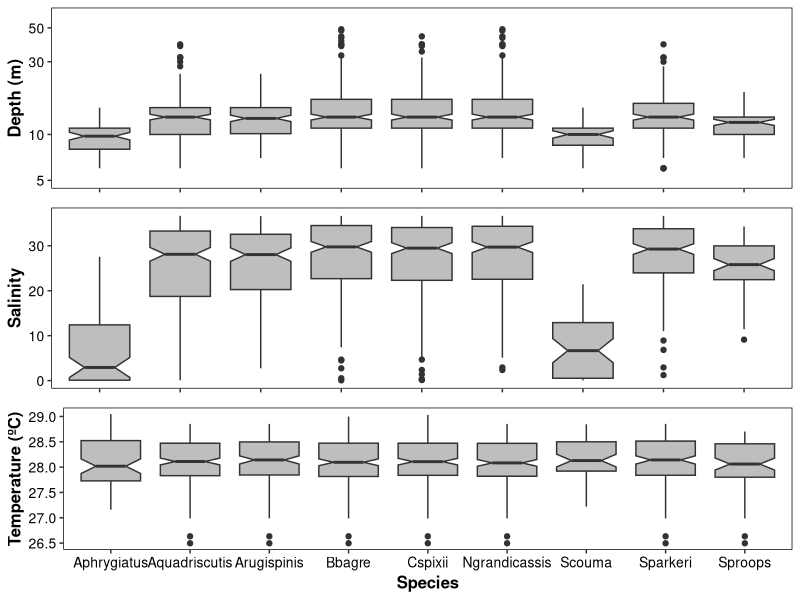

Recreate this plot in R. (Note: this script raises an error after producing the figure.)
# Loading packages #
library(ggplot2)
library(gridExtra)
library(reshape)
library(vegan)

# Importing the dataset #
trawlings<-read.table("data/trawling data.txt",header=T)

# Renaming species for further plotting #
levels(trawlings$species)[1]<-"Aph"
levels(trawlings$species)[2]<-"Aqu"
levels(trawlings$species)[3]<-"Aru"
levels(trawlings$species)[4]<-"Bba"
levels(trawlings$species)[5]<-"Car"
levels(trawlings$species)[6]<-"Ngr"
levels(trawlings$species)[7]<-"Sco"
levels(trawlings$species)[8]<-"Spa"
levels(trawlings$species)[9]<-"Spr"

# Average differences in sites that each species occurred #
anova(lm(log(trawlings$prof)~trawlings$species)) # significant p-value
anova(lm(log(trawlings$sal)~trawlings$species)) # significant p-value
anova(lm(log(trawlings$temp)~trawlings$species)) # non-significant p-value

# Plotting Figure 3 #
Depth<-ggplot()+
  geom_boxplot(aes(x=trawlings$species,y=trawlings$prof),
               notch=TRUE,fill="grey")+
  xlab("Species")+
  ylab("Depth (m)")+
  scale_y_log10(limits = c(5,60))+
  theme(panel.background = element_rect(fill = "white", colour = "black", size = 0.5), # opcoes graficas
        panel.grid.major = element_line(colour = NA),
        panel.grid.minor = element_line(colour = NA),
        axis.text = element_text(colour = "black", size = 10),
        axis.text.x = element_blank(),
        axis.title.x=element_blank(),
        axis.title = element_text(colour = "black", size = 12, face = "bold"),
        legend.title = element_blank(),
        legend.background = element_rect(fill = "white"),
        legend.text = element_text(face = "bold", colour = "black", size = 16))

Salinity<-ggplot()+
  geom_boxplot(aes(x=trawlings$species,y=trawlings$sal),
               notch=TRUE,fill="grey")+
  ylab("Salinity")+
  theme(panel.background = element_rect(fill = "white", colour = "black", size = 0.5), # opcoes graficas
        panel.grid.major = element_line(colour = NA),
        panel.grid.minor = element_line(colour = NA),
        axis.text = element_text(colour = "black", size = 10),
        axis.text.x = element_blank(),
        axis.title.x=element_blank(),
        axis.title = element_text(colour = "black", size = 12, face = "bold"),
        legend.title = element_blank(),
        legend.background = element_rect(fill = "white"),
        legend.text = element_text(face = "bold", colour = "black", size = 16))

Temperature<-ggplot()+
  geom_boxplot(aes(x=trawlings$species,y=trawlings$temp),
               notch=TRUE,fill="grey")+
  xlab("Species")+
  ylab("Temperature (ºC)")+
  theme(panel.background = element_rect(fill = "white", colour = "black", size = 0.5), # opcoes graficas
        panel.grid.major = element_line(colour = NA),
        panel.grid.minor = element_line(colour = NA),
        axis.text = element_text(colour = "black", size = 10),
        axis.title = element_text(colour = "black", size = 12, face = "bold"),
        legend.title = element_blank(),
        legend.background = element_rect(fill = "white"),
        legend.text = element_text(face = "bold", colour = "black", size = 16))

figure3<-grid.arrange(Depth,Salinity,Temperature,nrow=3)
ggsave("Figures/Figure 3.png",figure3,dpi=600,height=24,width=16,units=c("cm"))

# PCA for environmental variables #
env<-aggregate(trawlings[,7:9],list(trawlings$trawl),mean)
row.names(env)<-env$Group.1
env<-env[,-1]
pc.env<-princomp(decostand(env,method="standardize"),cor=TRUE)
eigenvals(pc.env) #Selecting first axis by Kaiser-Guttman criterion
summary(pc.env) #First axis explains 53.4% of total variation
pc.env$loadings #Depth and salinity are positively related to the first PC
scores<-pc.env$scores
loadings<-as.data.frame(pc.env$loadings[c(1:3),])
write.table(scores,"results/env_pcs.txt")


# Is environment spatially constrained? #
# PCA for environmental variables #
env<-aggregate(trawlings[,c(6,5,7:9)],list(trawlings$trawl),mean)
row.names(env)<-env$Group.1
env<-env[,-1]

library(geosphere)
distlin<-distm(env[,1:2])/1000
library(vegan)
rd<-rda(decostand(env,method="standardize")~distlin)
plot(rd)
mantel(distlin,vegdist(decostand(env,method="standardize"),method="euclidean"))
adonis(vegdist(decostand(env,method="standardize"),method="euclidean")~distlin)
